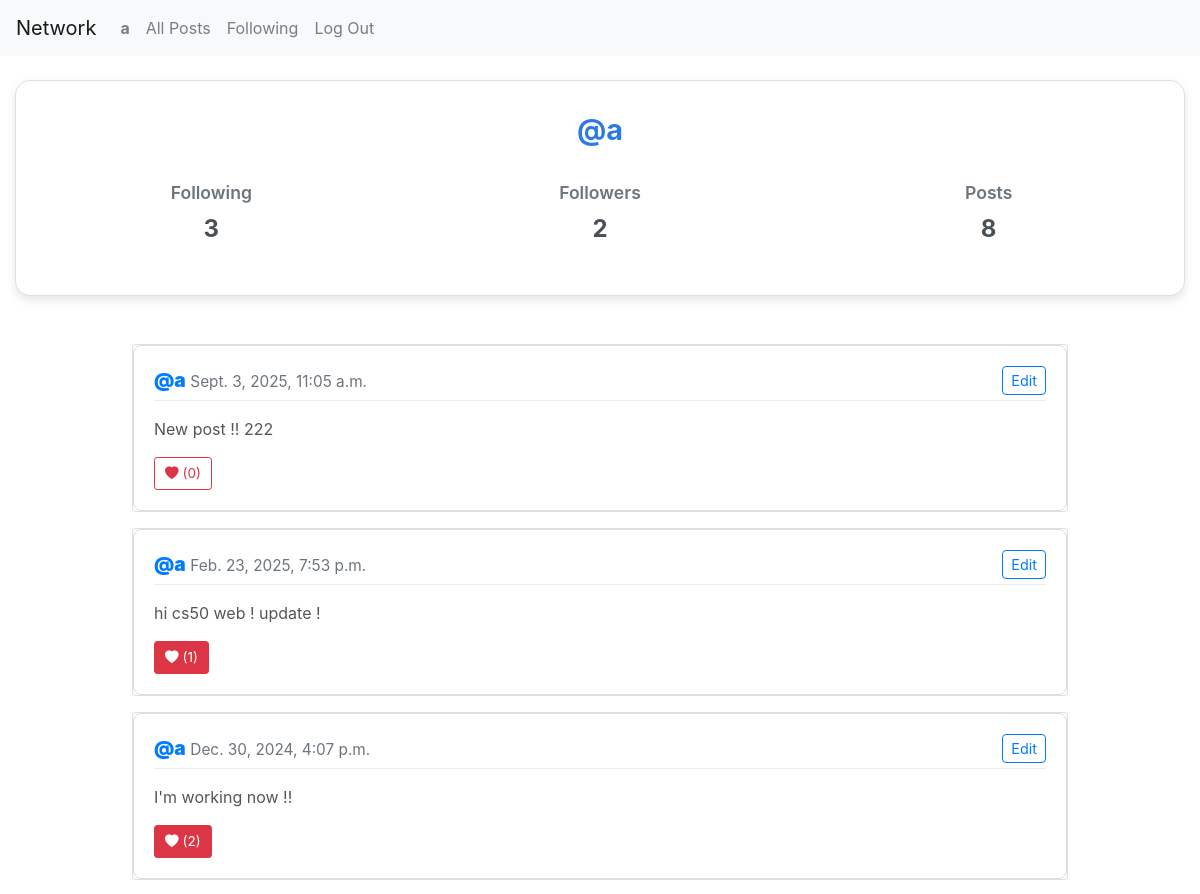
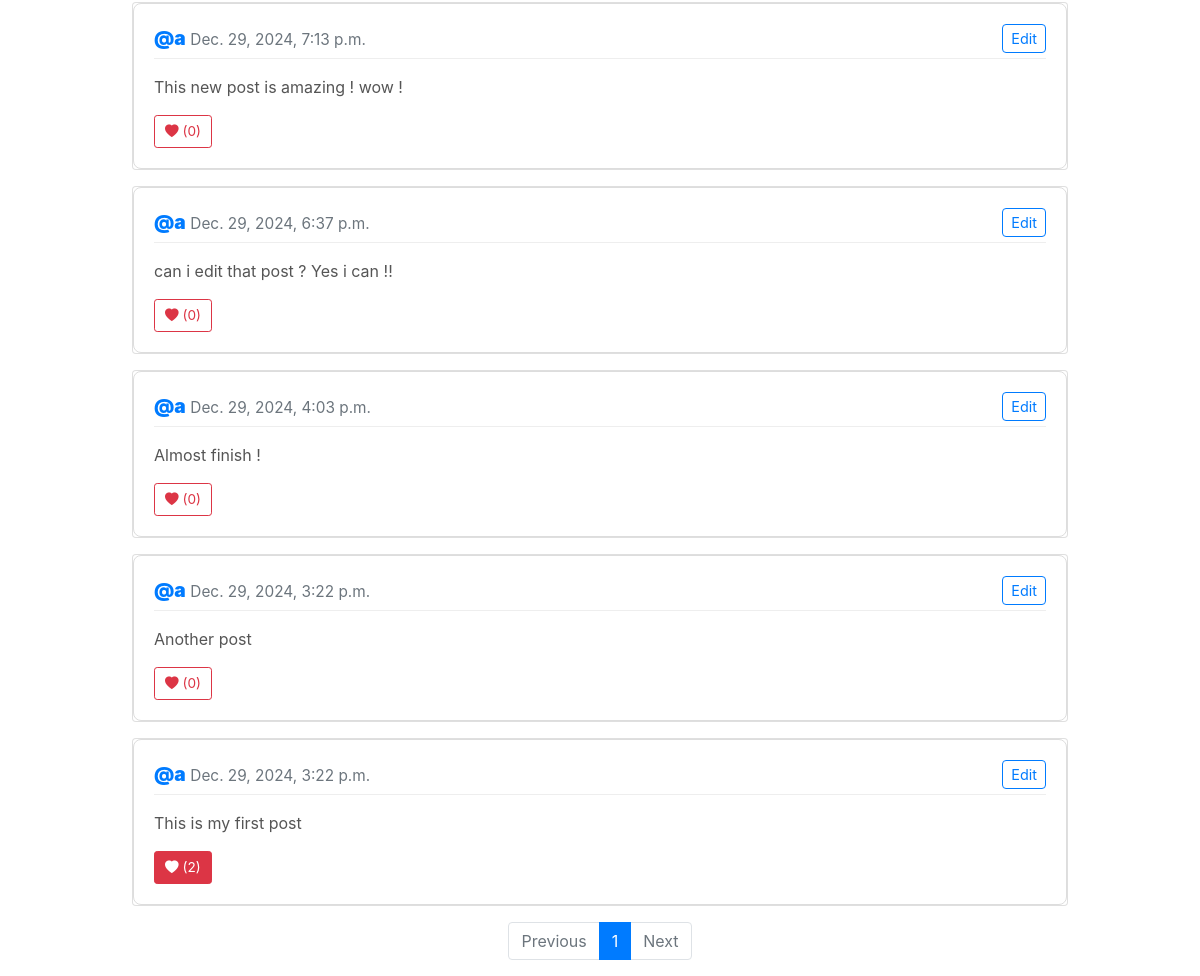
The page /profile/a/ (signed in) on the database its author committed (2 pictures, top to bottom).
### network/models.py (models this page shows, shortened)
class User(AbstractUser):
    pass

class Post(models.Model):
    user = models.ForeignKey(User, on_delete=models.CASCADE, related_name="posts")
    content = models.TextField()
    created_at = models.DateTimeField(auto_now_add=True)
    likes = models.ManyToManyField(User, related_name="liked_posts", blank=True)

### network/views.py (the view)
# urls.py: path("profile/<str:username>/", views.profile, name="profile"),
@login_required
def profile(request, username):
    try:
        profile_user = get_object_or_404(User, username=username)
        posts = profile_user.posts.all().order_by("-created_at")
        followers = profile_user.followers.count()
        following = profile_user.following.count()
        is_following = Follow.objects.filter(
            follower=request.user, following=profile_user
        ).exists()
        paginator = Paginator(posts, 10)
        page_number = request.GET.get("page")
        page_obj = paginator.get_page(page_number or 1)
    except Exception as e:
        return render(
            request,
            "network/error.html",
            {"code": 400, "message": f"User {username} does not exist, {e}"},
        )
    return render(
        request,
        "network/profile.html",
        {
            "profile_user": profile_user,
            "page": page_obj,
            "followers": followers,
            "following": following,
            "is_following": is_following,
            "nb_posts": len(posts),
        },
    )

### network/templates/network/profile.html (shortened to what this page needs)
{% extends 'network/layout.html' %}
{% load static %}
{% block body%}
    <div class="container-fluid mt-4" id="profile-container">
        <div id="profile-header">
            <h2 id="username">@{{ profile_user.username }}</h2>
            <div id="profile-info" class="row">
                <div class="col-4 text-center" id="following">
                    <span class="info-label">Following</span>
                    <p class="info-count">{{ following }}</p>
                </div>
                <div class="col-4 text-center" id="followers">
                    <span class="info-label">Followers</span>
                    <p class="info-count">{{ followers }}</p>
                </div>
                <div class="col-4 text-center" id="posts-profile">
                    <span class="info-label">Posts</span>
                    <p class="info-count">{{ nb_posts }}</p>
                </div>
            </div>
        </div>
        <div id="profile-body">
            {% include 'network/posts.html' %}
            {% include 'network/pagination.html' %}
        </div>
    </div>
{% endblock %}
{% block extra_css %}
    <link rel="stylesheet" href="{% static 'network/profile.css' %}">
{% endblock %}

### network/templates/network/layout.html (shortened to what this page needs)
{% load static %}
<!DOCTYPE html>
<html lang="en">
    <head>
        <link rel="stylesheet" href="https://stackpath.bootstrapcdn.com/bootstrap/4.4.1/css/bootstrap.min.css">
        <link rel="stylesheet" href="https://cdn.jsdelivr.net/npm/bootstrap-icons@1.11.3/font/bootstrap-icons.css"
>
        <link href="{% static 'network/styles.css' %}" rel="stylesheet">
        {% block extra_css %}
        {% endblock %}
    </head>
    <body>
        <nav class="navbar navbar-expand-lg navbar-light bg-light">
            <a class="navbar-brand" href="{% url 'index' %}">Network</a>
            <div>
              <ul class="navbar-nav mr-auto">
                {% if user.is_authenticated %}
                    <li class="nav-item">
                        <a class="nav-link" href="{% url 'profile' user.username %}"><strong>{{ user.username }}</strong></a>
                    </li>
                {% endif %}
                <li class="nav-item">
                  <a class="nav-link" href="{% url 'index' %}">All Posts</a>
                </li>
                {% if user.is_authenticated %}
                    <li class="nav-item">
                        <a id="following-nav" class="nav-link" href="{% url 'following_posts' %}">Following</a>
                    </li>
                    <li class="nav-item">
                        <a class="nav-link" href="{% url 'logout' %}">Log Out</a>
                    </li>
                {% endif %}
              </ul>
            </div>
          </nav>
        <div class="body">
            {% block body %}
            {% endblock %}
        </div>
    </body>
</html>

### network/templates/network/posts.html (shortened to what this page needs)
{% load static %}
<div id="all-posts-container">
    <div id="posts-list">
        {% for post in page %}
            <div class="card mb-3">
                <div class="card-body">
                    <div class="post-header d-flex justify-content-between align-items-center">
                        <div>
                            <a href="{% url 'profile' post.user %}"><strong>@{{post.user}}</strong></a>
                            <small class="text-muted">{{post.created_at}}</small>
                        </div>
                        {% if user == post.user %}
                            <button class="btn btn-sm btn-outline-primary edit-btn" data-id="{{post.id}}">
                                Edit
                            </button>
                        {% endif %}
                    </div>
                    <p class="post-content mt-3">{{post.content}}</p>
                    <div class="post-footer d-flex justify-content-between align-items-center">
                        <button
                            class="btn btn-sm {% if user in post.likes.all %}btn-danger{% else %}btn-outline-danger{% endif %} like-btn"
                            data-id="{{ post.id }}">
                            <i class="bi bi-heart-fill"></i> ({{ post.likes.count }})
                        </button>
                    </div>
                </div>
            </div>
        {% empty %}
            <h3>NO POSTS</h3>
        {% endfor %}
    </div>
</div>

### network/static/network/styles.css (style rules this page uses)
.card-body { border: 1px solid #ddd; border-radius: 8px; background-color: #fff; transition: box-shadow 0.3s ease; }
.post-header { font-size: 1.2rem; font-weight: bold; color: #333; border-bottom: 1px solid #eee; padding-bottom: 5px; }
.post-content { font-size: 1rem; color: #555; line-height: 1.5; }
.post-footer { margin-top: 10px; }
.post-footer .btn { font-size: 0.85rem; padding: 5px 10px; align-items: center; }
.edit-btn { font-size: 0.9rem; padding: 3px 8px; border-radius: 4px; }

### network/static/network/profile.css (style rules this page uses)
#profile-header { text-align: center; padding: 2rem 1rem; background-color: #ffffff; border: 1px solid #e0e0e0; border-radius: 15px; box-shadow: 0px 4px 10px rgba(0, 0, 0, 0.1); }
#username { font-size: 1.8rem; font-weight: bold; color: #2c7be5; margin-bottom: 0.5rem; }
#profile-info { display: flex; justify-content: space-around; margin-top: 2rem; }
#profile-info .info-label { font-size: 1.1rem; color: #6c757d; font-weight: 600; }
#profile-info .info-count { font-size: 1.5rem; font-weight: bold; color: #495057; margin-top: 0.3rem; }
#profile-body { margin-top: 3rem; width: 80%; justify-self: center; }

### rows shown on the page
User: username "a"
Post: user "a", created_at "Sept. 3, 2025, 11:05 a.m.", content "New post !! 222", likes.count "0"
Post: user "a", created_at "Feb. 23, 2025, 7:53 p.m.", content "hi cs50 web ! update !", likes.count "1"
Post: user "a", created_at "Dec. 30, 2024, 4:07 p.m.", content "I'm working now !!", likes.count "2"
Post: user "a", created_at "Dec. 29, 2024, 7:13 p.m.", content "This new post is amazing ! wow !", likes.count "0"
Post: user "a", created_at "Dec. 29, 2024, 6:37 p.m.", content "can i edit that post ? Yes i can !!", likes.count "0"
Post: user "a", created_at "Dec. 29, 2024, 4:03 p.m.", content "Almost finish !", likes.count "0"
Post: user "a", created_at "Dec. 29, 2024, 3:22 p.m.", content "Another post", likes.count "0"
Post: user "a", created_at "Dec. 29, 2024, 3:22 p.m.", content "This is my first post", likes.count "2"

### other values the page prints
{{ following }} "3"
{{ followers }} "2"
{{ nb_posts }} "8"
{{ num }} "1"
